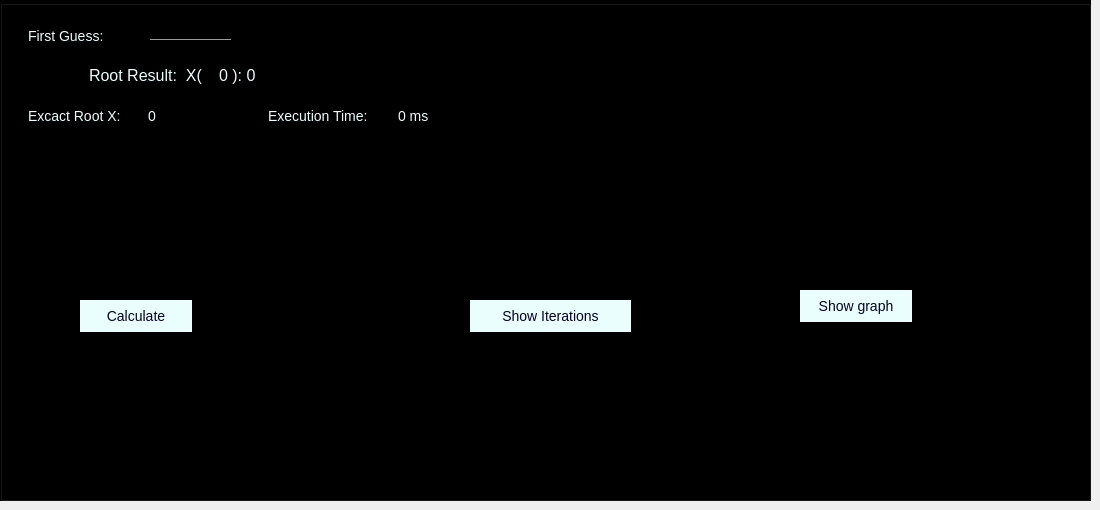
    <widget class="QWidget" name="tab_5">
     <attribute name="title">
      <string>Newton-Raphson</string>
     </attribute>
     <widget class="QGroupBox" name="groupBox_4">
      <property name="geometry">
       <rect>
        <x>0</x>
        <y>0</y>
        <width>1091</width>
        <height>501</height>
       </rect>
      </property>
      <property name="styleSheet">
       <string notr="true">background-color:rgb(0, 0, 0)
</string>
      </property>
      <property name="title">
       <string/>
      </property>
      <widget class="QLabel" name="label_22">
       <property name="geometry">
        <rect>
         <x>20</x>
         <y>20</y>
         <width>121</width>
         <height>31</height>
        </rect>
       </property>
       <property name="styleSheet">
        <string notr="true">background: transparent;
color: rgb(234, 255, 253);
margin: 5px;
font-size: 14px;
font-family: &quot;Sitka&quot;, &quot;Courier New&quot;, monospace;
color: rgb(234, 255, 253);
border: none;</string>
       </property>
       <property name="text">
        <string>First Guess:</string>
       </property>
      </widget>
      <widget class="QLineEdit" name="newtonFirstGuess">
       <property name="geometry">
        <rect>
         <x>150</x>
         <y>20</y>
         <width>81</width>
         <height>20</height>
        </rect>
       </property>
       <property name="styleSheet">
        <string notr="true">border: 0;
border-bottom: 1px solid #999;
background: transparent;
outline: none;
font-size: 14px;
font-family: &quot;Lucida Console&quot;, &quot;Courier New&quot;, monospace;
color: rgb(234, 255, 253);</string>
       </property>
       <property name="inputMask">
        <string/>
       </property>
       <property name="text">
        <string/>
       </property>
      </widget>
      <widget class="QPushButton" name="newtonCalcBtn">
       <property name="geometry">
        <rect>
         <x>80</x>
         <y>300</y>
         <width>112</width>
         <height>32</height>
        </rect>
       </property>
       <property name="styleSheet">
        <string notr="true">border-radius: 50px;
background-color: rgb(234, 255, 253);
font-size: 14px;
font-family: &quot;Sitka&quot;, &quot;Courier New&quot;, monospace;
color: rgb(0, 0, 40);</string>
       </property>
       <property name="text">
        <string>Calculate</string>
       </property>
      </widget>
      <widget class="QPushButton" name="newtonShowIterBtn">
       <property name="geometry">
        <rect>
         <x>470</x>
         <y>300</y>
         <width>161</width>
         <height>32</height>
        </rect>
       </property>
       <property name="styleSheet">
        <string notr="true">border-radius: 50px;
background-color: rgb(234, 255, 253);
font-size: 14px;
font-family: &quot;Sitka&quot;, &quot;Courier New&quot;, monospace;
color: rgb(0, 0, 40);</string>
       </property>
       <property name="text">
        <string>Show Iterations</string>
       </property>
      </widget>
      <widget class="QPushButton" name="newtonShowGpBtn">
       <property name="geometry">
        <rect>
         <x>800</x>
         <y>290</y>
         <width>112</width>
         <height>32</height>
        </rect>
       </property>
       <property name="styleSheet">
        <string notr="true">border-radius: 50px;
background-color: rgb(234, 255, 253);
font-size: 14px;
font-family: &quot;Sitka&quot;, &quot;Courier New&quot;, monospace;
color: rgb(0, 0, 40);</string>
       </property>
       <property name="text">
        <string>Show graph</string>
       </property>
      </widget>
      <widget class="QLabel" name="label_25">
       <property name="geometry">
        <rect>
         <x>80</x>
         <y>60</y>
         <width>191</width>
         <height>31</height>
        </rect>
       </property>
       <property name="styleSheet">
        <string notr="true">background: transparent;
color: rgb(234, 255, 253);
margin: 5px;
font-size: 16px;
font-family: &quot;Sitka&quot;, &quot;Courier New&quot;, monospace;
color: rgb(234, 255, 253);
border: none;</string>
       </property>
       <property name="text">
        <string>Root Result:  X(</string>
       </property>
      </widget>
      <widget class="QLabel" name="newtonRoot">
       <property name="geometry">
        <rect>
         <x>210</x>
         <y>60</y>
         <width>141</width>
         <height>31</height>
        </rect>
       </property>
       <property name="styleSheet">
        <string notr="true">background: transparent;
color: rgb(234, 255, 253);
margin: 5px;
font-size: 16px;
font-family: &quot;Sitka&quot;, &quot;Courier New&quot;, monospace;
color: rgb(234, 255, 253);
border: none;</string>
       </property>
       <property name="text">
        <string>0 ): 0</string>
       </property>
      </widget>
      <widget class="QLabel" name="label_32">
       <property name="geometry">
        <rect>
         <x>20</x>
         <y>100</y>
         <width>131</width>
         <height>31</height>
        </rect>
       </property>
       <property name="styleSheet">
        <string notr="true">background: transparent;
color: rgb(234, 255, 253);
margin: 5px;
font-size: 14px;
font-family: &quot;Sitka&quot;, &quot;Courier New&quot;, monospace;
color: rgb(234, 255, 253);
border: none;</string>
       </property>
       <property name="text">
        <string>Excact Root X:</string>
       </property>
      </widget>
      <widget class="QLabel" name="excactRootNewton">
       <property name="geometry">
        <rect>
         <x>140</x>
         <y>100</y>
         <width>101</width>
         <height>31</height>
        </rect>
       </property>
       <property name="styleSheet">
        <string notr="true">background: transparent;
color: rgb(0, 0, 0);
margin: 5px;
font-size: 14px;
font-family: &quot;Sitka&quot;, &quot;Courier New&quot;, monospace;
color: rgb(234, 255, 253);
border: none;</string>
       </property>
       <property name="text">
        <string>0</string>
       </property>
      </widget>
      <widget class="QLabel" name="label_33">
       <property name="geometry">
        <rect>
         <x>260</x>
         <y>100</y>
         <width>141</width>
         <height>31</height>
        </rect>
       </property>
       <property name="styleSheet">
        <string notr="true">background: transparent;
color: rgb(234, 255, 253);
margin: 5px;
font-size: 14px;
font-family: &quot;Sitka&quot;, &quot;Courier New&quot;, monospace;
color: rgb(234, 255, 253);
border: none;</string>
       </property>
       <property name="text">
        <string>Execution Time:</string>
       </property>
      </widget>
      <widget class="QLabel" name="etNewton">
       <property name="geometry">
        <rect>
         <x>390</x>
         <y>100</y>
         <width>101</width>
         <height>31</height>
        </rect>
       </property>
       <property name="styleSheet">
        <string notr="true">background: transparent;
color: rgb(234, 255, 253);
margin: 5px;
font-size: 14px;
font-family: &quot;Sitka&quot;, &quot;Courier New&quot;, monospace;
color: rgb(234, 255, 253);
border: none;</string>
       </property>
       <property name="text">
        <string>0 ms</string>
       </property>
      </widget>
     </widget>
    </widget>
